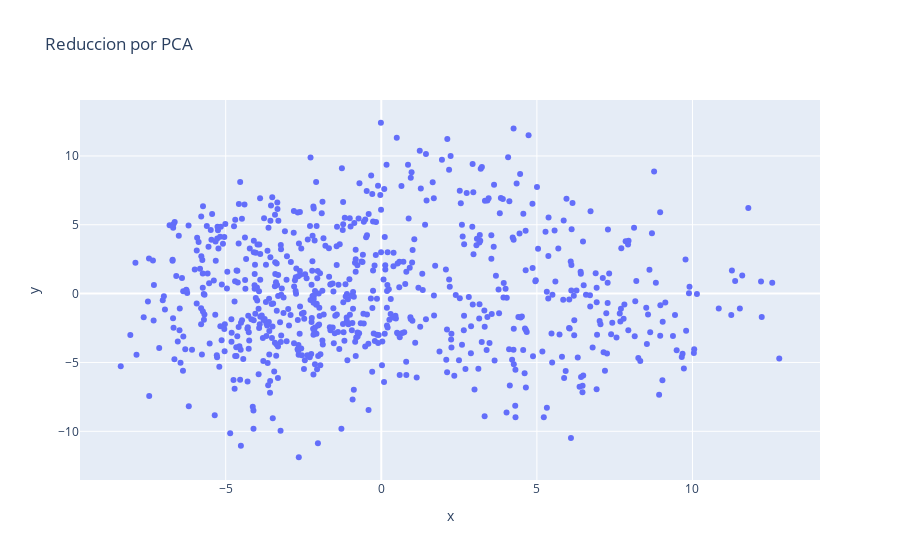

Source (notebook cell):
### Code cell
x = vectors_red[:, 0]
y = vectors_red[:, 1]

fig = px.scatter(vectors_red, x, y, hover_name=metadata[0], title='Reduccion por PCA')

fig.show()

### Figure 1 — Plotly figure (JSON) as saved in the notebook; plotly's stock layout.template omitted (floating-point values rounded to 4 significant figures; data arrays with more than 128 entries replaced by an {"elided": "..."} marker saying what was removed)
{"data": [{"hovertemplate": "<b>%{hovertext}</b><br><br>x=%{x}<br>y=%{y}<extra></extra>", "hovertext": {"elided": "724 str values"}, "legendgroup": "", "marker": {"color": "#636efa", "symbol": "circle"}, "mode": "markers", "name": "", "orientation": "v", "showlegend": false, "type": "scatter", "x": {"elided": "724 float values"}, "xaxis": "x", "y": {"elided": "724 float values"}, "yaxis": "y"}], "layout": {"legend": {"tracegroupgap": 0}, "title": {"text": "Reduccion por PCA"}, "xaxis": {"anchor": "y", "domain": [0, 1], "title": {"text": "x"}}, "yaxis": {"anchor": "x", "domain": [0, 1], "title": {"text": "y"}}}}
